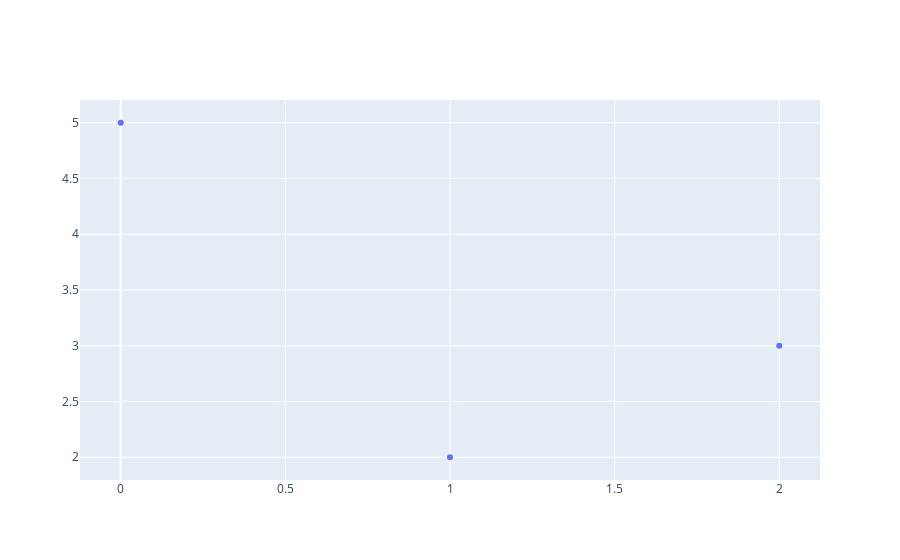

Here is the notebook cell this chart was saved with:
### Markdown cell above
For example, the with the `plot_with_labels` function, we can now pass through our data of `y_values` and `hover_labels` when we execute the function, and thus pass through different values each time.

### Code cell
plot_with_labels([5, 2, 3], ['new york', 'philadelphia', 'chicago'])

### Figure 1 — Plotly figure (JSON) as saved in the notebook; plotly's stock layout.template omitted (floating-point values rounded to 4 significant figures)
{"data": [{"hovertext": ["new york", "philadelphia", "chicago"], "mode": "markers", "type": "scatter", "y": [5, 2, 3]}], "layout": {"autosize": true, "xaxis": {"autorange": true, "range": [-0.1243, 2.124]}, "yaxis": {"autorange": true, "range": [1.78, 5.22], "type": "linear"}}}
